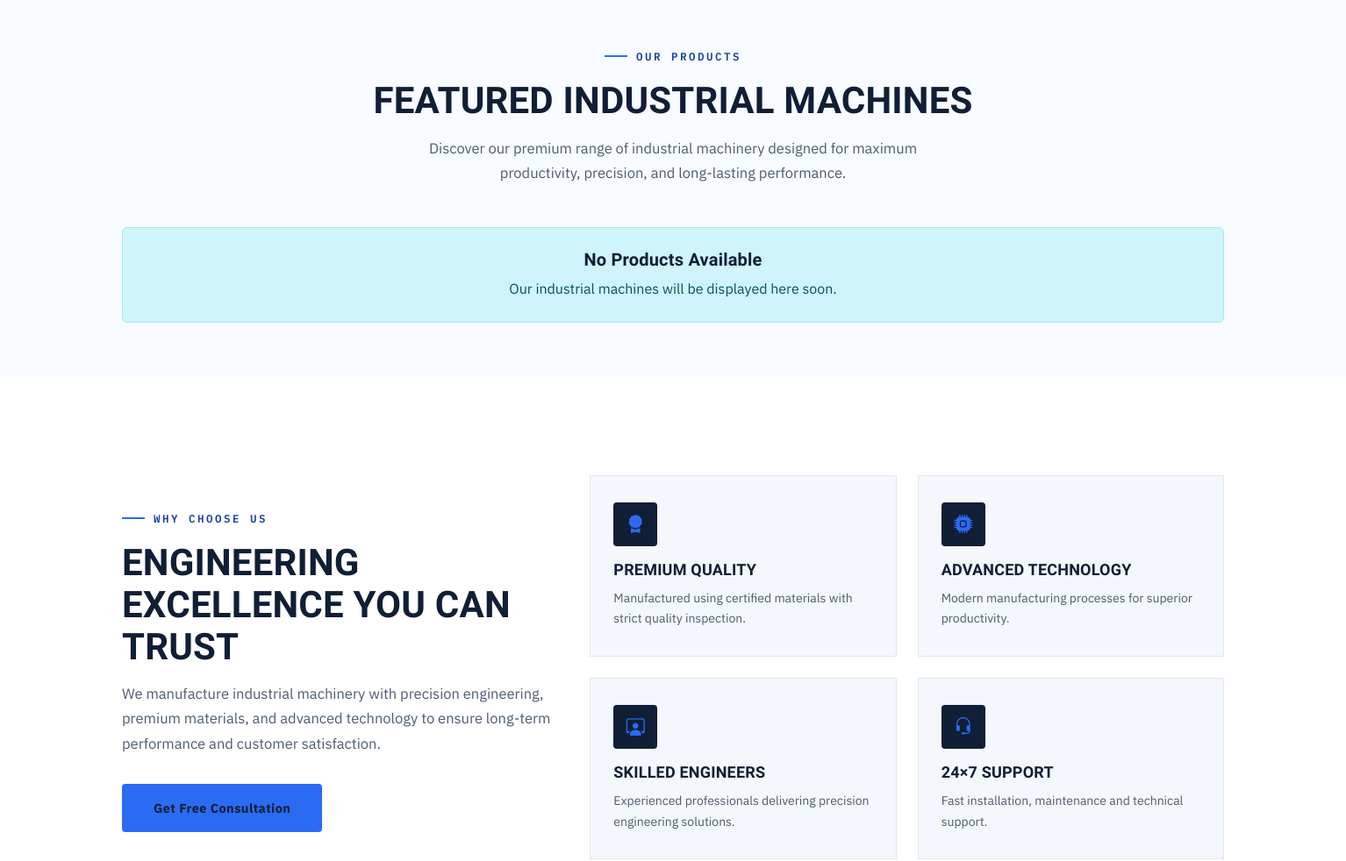
Before: / (middle part) with the older database file.
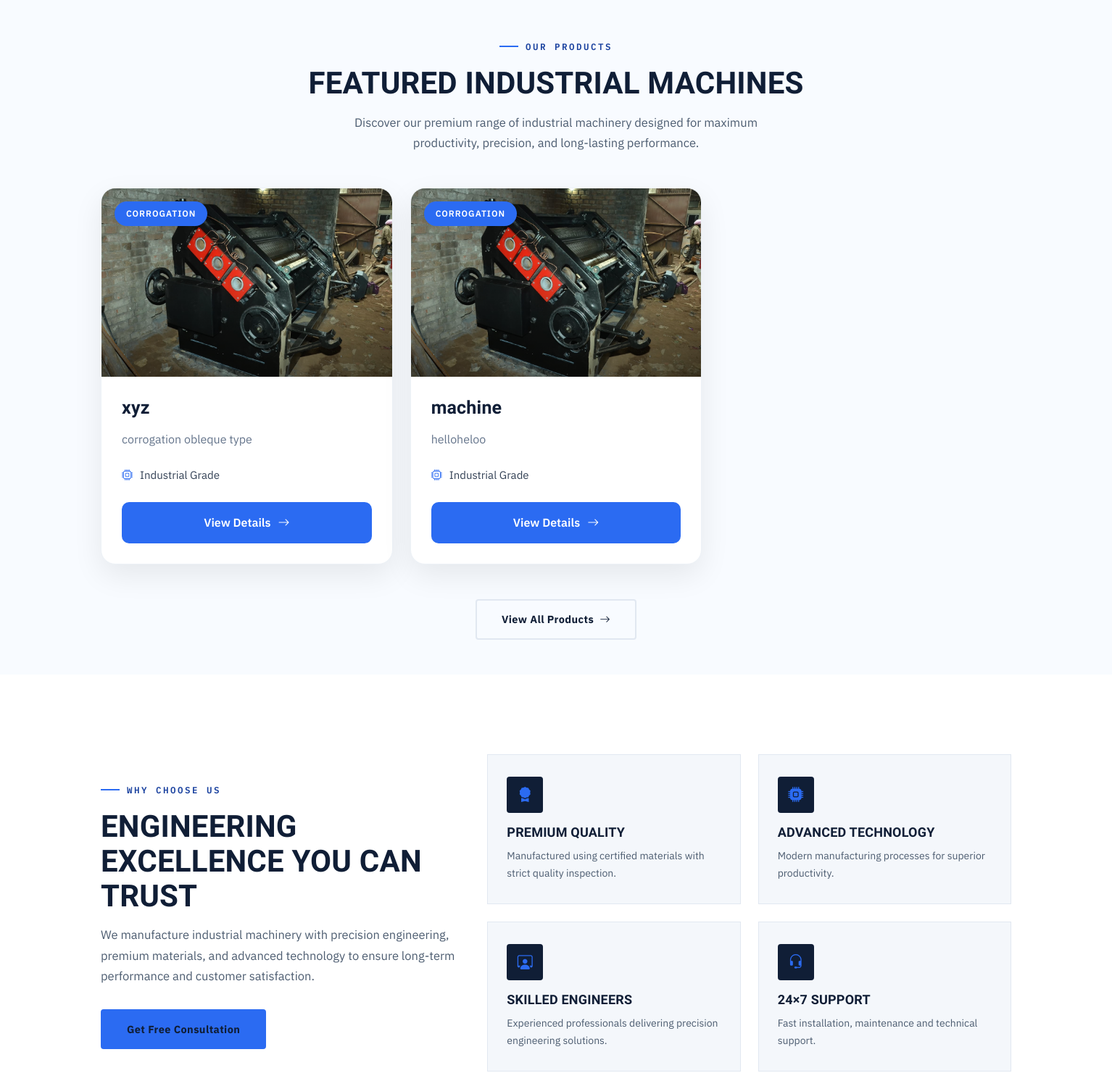
After: the same page with the newer database file.
### products/models.py (models this page shows, shortened)
class Machine(models.Model):
    category = models.ForeignKey(
        Category,
        on_delete=models.CASCADE,
        related_name="machines"
    )
    name = models.CharField(max_length=200)
    image = models.ImageField(
        upload_to="machines/"
    )
    short_description = models.CharField(
        max_length=250,
        blank=True
    )
    description = models.TextField()
    specification = models.TextField(
        blank=True
    )
    brochure = models.FileField(
        upload_to="brochures/",
        blank=True,
        null=True
    )
    created_at = models.DateTimeField(
        auto_now_add=True
    )
    updated_at = models.DateTimeField(
        auto_now=True
    )
    class Meta:
        ordering = ["-created_at"]

class Category(models.Model):
    name = models.CharField(max_length=100, unique=True)
    class Meta:
        ordering = ["name"]
        verbose_name_plural = "Categories"

### core/views.py (the view)
# urls.py: 2. Add a URL to urlpatterns:  path('', views.home, name='home')
def home(request):
    machines = Machine.objects.all()
    if not machines.exists():
        machines = Machine.objects.none()
    return render(
        request,
        "core/home.html",
        {
            "machines": machines[:6]
        }
    )

### core/templates/core/home.html (shortened to what this page needs)
{% extends 'core/base.html' %}
{% load static %}
{% block content %}
<section class="products-section py-5">
    <div class="container">
        <div class="section-title text-center mb-5">
            <span class="section-tag">
                OUR PRODUCTS
            </span>
            <h2 class="section-heading">
                Featured Industrial Machines
            </h2>
            <p class="section-text">
                Discover our premium range of industrial machinery designed
                for maximum productivity, precision, and long-lasting performance.
            </p>
        </div>
        <div class="row g-4">
            {% for machine in machines|slice:":6" %}
            <div class="col-lg-4 col-md-6">
                <div class="product-card">
                    <div class="product-image">
                        {% if machine.image %}
                            <img src="{{ machine.image.url }}" alt="{{ machine.name }}">
                        {% else %}
                            <img src="{% static 'images/default-machine.jpg' %}" alt="Machine">
                        {% endif %}
                        <div class="product-overlay"></div>
                        <span class="product-category">
                            {{ machine.category.name }}
                        </span>
                    </div>
                    <div class="product-body">
                        <h3>{{ machine.name }}</h3>
                        <p>
                            {{ machine.description|truncatewords:18 }}
                        </p>
                        <div class="product-specs">
                            <div>
                                <i class="bi bi-cpu"></i>
                                Industrial Grade
                            </div>
                        </div>
                        <div class="product-footer">
                            <a href="{% url 'product_detail' machine.id %}"
                               class="product-btn">
                                View Details
                                <i class="bi bi-arrow-right"></i>
                            </a>
                        </div>
                    </div>
                </div>
            </div>
            {% empty %}
            <div class="col-12">
                <div class="alert alert-info text-center py-4">
                    <h5 class="mb-2">
                        No Products Available
                    </h5>
                    <p class="mb-0">
                        Our industrial machines will be displayed here soon.
                    </p>
                </div>
            </div>
            {% endfor %}
        </div>
        {% if machines %}
        <div class="text-center mt-5">
            <a href="{% url 'product_list' %}"
               class="btn btn-outline-custom">
                View All Products
                <i class="bi bi-arrow-right ms-2"></i>
            </a>
        </div>
        {% endif %}
    </div>
</section>
<section class="why-section">
    <div class="container">
        <div class="row align-items-center">
            <div class="col-lg-5">
                <span class="section-tag">
                    WHY CHOOSE US
                </span>
                <h2 class="section-heading">
                    Engineering Excellence
                    You Can Trust
                </h2>
                <p class="section-text">
                    We manufacture industrial machinery with
                    precision engineering, premium materials,
                    and advanced technology to ensure long-term
                    performance and customer satisfaction.
                </p>
                <a href="{% url 'core:contact' %}"
                   class="btn btn-primary-custom mt-3">
                    Get Free Consultation
                </a>
            </div>
            <div class="col-lg-7">
                <div class="row g-4">
                    <div class="col-md-6">
                        <div class="why-card">
                            <div class="why-icon">
                                <i class="bi bi-award-fill"></i>
                            </div>
                            <h4>
                                Premium Quality
                            </h4>
                            <p>
                                Manufactured using certified materials
                                with strict quality inspection.
                            </p>
                        </div>
                    </div>
                    <div class="col-md-6">
                        <div class="why-card">
                            <div class="why-icon">
                                <i class="bi bi-cpu-fill"></i>
                            </div>
                            <h4>
                                Advanced Technology
                            </h4>
                            <p>
                                Modern manufacturing processes
                                for superior productivity.
                            </p>
                        </div>
                    </div>
                    <div class="col-md-6">
                        <div class="why-card">
                            <div class="why-icon">
                                <i class="bi bi-person-workspace"></i>
                            </div>
                            <h4>
                                Skilled Engineers
                            </h4>
                            <p>
                                Experienced professionals delivering
                                precision engineering solutions.
                            </p>
                        </div>
                    </div>
                    <div class="col-md-6">
                        <div class="why-card">
                            <div class="why-icon">
                                <i class="bi bi-headset"></i>
                            </div>
                            <h4>
                                24×7 Support
                            </h4>
                            <p>
                                Fast installation,
                                maintenance and technical support.
                            </p>
                        </div>
                    </div>
                </div>
            </div>
        </div>
    </div>
</section>
{% endblock %}

### core/templates/core/base.html (shortened to what this page needs)
{% load static %}
<!DOCTYPE html>
<html lang="en">
<head>
    <link href="https://cdn.jsdelivr.net/npm/bootstrap@5.3.3/dist/css/bootstrap.min.css"
          rel="stylesheet">
    <link href="https://cdn.jsdelivr.net/npm/bootstrap-icons@1.11.3/font/bootstrap-icons.css"
          rel="stylesheet">
    <link rel="stylesheet"
          href="{% static 'css/style.css' %}">
</head>
<body>
<main>
    {% block content %}
    {% endblock %}
</main>
</body>
</html>

### core/static/css/style.css (style rules this page uses)
:root { --ink:#101E36; --steel-700:#33455E; --steel-500:#5B7089; --steel-300:#9BAEC5; --paper:#F4F7FB; --panel:#FFFFFF; --footer-bg:#EDF2F9; --line:#E1E8F1; --text:#4C5C70; --amber:#2B6BF2; --amber-dark:#173F9E; --amber-tint:#E9F1FE; --success:#2E7D46; --wave-1:rgba(43,107,242,.10); --wave-2:rgba(43,107,242,.16); --wave-3:rgba(16,30,54,.05); --shadow-sm:0 6px 18px rgba(16,30,54,.05); --shadow-md:0 18px 40px rgba(16,30,54,.08); --shadow-lg:0 26px 60px rgba(16,30,54,.12); --radius-sm:4px; --radius:8px; --radius-lg:14px; --transition:.3s cubic-bezier(.4,0,.2,1); --font-display:'Big Shoulders Display',sans-serif; --font-body:'IBM Plex Sans',sans-serif; --font-mono:'IBM Plex Mono',monospace; }
* { margin:0;padding:0;box-sizing:border-box; }
html { scroll-behavior:smooth; }
body { font-family:var(--font-body); background:var(--paper); color:var(--text); overflow-x:hidden; font-size:16px; line-height:1.7; }
img { max-width:100%;display:block; }
a { text-decoration:none;color:inherit; }
section { padding:110px 0; }
.container { max-width:1280px; }
h1,h2,h3,h4,h5,h6 { font-family:var(--font-display);color:var(--ink);font-weight:800;letter-spacing:.2px; }
.section-title { margin-bottom:56px; }
.section-tag { display:inline-flex; align-items:center; gap:10px; font-family:var(--font-mono); font-size:12.5px; font-weight:600; letter-spacing:2.5px; text-transform:uppercase; color:var(--amber-dark); margin-bottom:16px; }
.section-tag::before { content:""; width:26px; height:2px; background:var(--amber); display:inline-block; }
.section-heading { font-size:42px; line-height:1.14; text-transform:uppercase; margin-bottom:16px; }
.section-text { color:var(--text); font-size:16.5px; max-width:640px; }
.text-center .section-text { margin-left:auto;margin-right:auto; }
.btn-primary-custom { background:var(--amber); color:var(--ink); padding:15px 34px; border-radius:var(--radius-sm); font-weight:700; font-size:14.5px; letter-spacing:.4px; border:2px solid var(--amber); transition:var(--transition); display:inline-flex; align-items:center; }
.btn-outline-custom { background:transparent; color:var(--ink); border:2px solid var(--line); padding:15px 34px; border-radius:var(--radius-sm); font-weight:700; font-size:14.5px; letter-spacing:.4px; display:inline-flex; align-items:center; transition:var(--transition); }
.products-section { padding:100px 0; background:#f8fbff; }
.product-card { background:#fff; border-radius:20px; overflow:hidden; box-shadow:0 15px 40px rgba(0,0,0,.08); transition:.45s; height:100%; display:flex; flex-direction:column; border:1px solid #edf2f7; }
.product-image { position:relative; overflow:hidden; height:260px; }
.product-image img { width:100%; height:100%; object-fit:cover; transition:.6s; }
.product-overlay { position:absolute; inset:0; background:linear-gradient( to top, rgba(0,0,0,.45), transparent 65% ); }
.product-category { position:absolute; top:18px; left:18px; background:#2B6BF2; color:#fff; padding:7px 16px; border-radius:30px; font-size:12px; font-weight:600; letter-spacing:1px; text-transform:uppercase; }
.product-body { padding:28px; display:flex; flex-direction:column; flex:1; }
.product-body h3 { font-size:25px; margin-bottom:14px; }
.product-body p { color:#64748b; line-height:1.8; margin-bottom:22px; }
.product-specs { display:grid; grid-template-columns:1fr; gap:12px; margin-bottom:25px; }
.product-specs div { display:flex; align-items:center; gap:10px; color:#334155; font-size:15px; }
.product-specs i { color:#2B6BF2; }
.product-footer { margin-top:auto; }
.product-btn { display:flex; justify-content:center; align-items:center; gap:10px; background:#2B6BF2; color:#fff; padding:15px; border-radius:10px; text-decoration:none; transition:.35s; font-weight:600; }
.product-btn i { transition:.35s; }
.why-section { background:var(--panel); }
.why-card { background:var(--paper); border:1px solid var(--line); padding:30px 26px; height:100%; transition:var(--transition); position:relative; }
.why-icon { width:50px;height:50px; background:var(--ink); color:var(--amber); display:flex;align-items:center;justify-content:center; border-radius:var(--radius-sm); font-size:21px; margin-bottom:16px; }
.why-card h4 { font-size:18px;text-transform:uppercase;margin-bottom:10px; }
.why-card p { font-size:14px;margin:0; }

Changed rows visible on the page:
added Machine: image (picture), category.name "CORROGATION", name "xyz", description "corrogation obleque type"
added Machine: image (picture), category.name "CORROGATION", name "machine", description "helloheloo"
Other visible differences:
text no longer shown: "No Products Available Our industrial machines will be displayed here soon."
text now shown: "View All Products"
